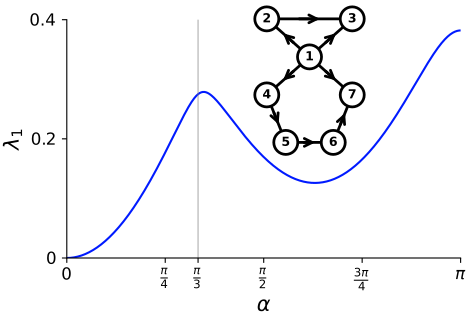

Generate this figure with Python:
import numpy as np
import networkx as nx
import matplotlib.pyplot as plt
import os
from matplotlib.colors import to_hex
from graph_drawing import draw_oriented_edges

def sheaf_laplacian(G, alpha):
    G = nx.convert_node_labels_to_integers(G)
    n = G.number_of_nodes()
    edges = list(G.edges())
    m = len(edges)
    
    B = np.zeros((m, n), dtype=complex)
    for e, (i, j) in enumerate(edges):
        # orientation: i -> j
        B[e, i] = 1
        B[e, j] = - np.exp(1j * alpha)
    
    L = B.conj().T @ B
    return L

def order_parameter(v):
    phases = np.angle(v)
    return np.abs(np.mean(np.exp(1j * phases)))


# Color settings (change NODE_COLORMAP or set env var NODE_COLORMAP=plasma, viridis, etc.)
NODE_COLORMAP = os.getenv("NODE_COLORMAP", "plasma")
NODE_COLOR_SAMPLES = {
    2: 0.22,
    3: 0.26,
    4: 0.50,
    7: 0.54,
    5: 0.78,
    6: 0.82,
}


def build_node_colors(cmap_name):
    cmap = plt.get_cmap(cmap_name)
    node_colors = {1: "#000000"}
    for node, sample in NODE_COLOR_SAMPLES.items():
        node_colors[node] = to_hex(cmap(sample))
    return node_colors

# Graph definition
n_nodes = 7
G = nx.Graph()
G.add_nodes_from(range(n_nodes))
G.add_edges_from([(0, 1), (1, 2), (2, 0), (0, 3), (3, 4), (4, 5), (5, 6), (6, 0)])

alphas = np.linspace(0, np.pi, 99)[1:-1]
mode_indices = [0]

R_values = {k: [] for k in mode_indices}
eigenvalues = {k: [] for k in mode_indices}

for alpha in alphas:
    L = sheaf_laplacian(G, alpha)
    vals, vecs = np.linalg.eigh(L)

    idxs = np.argsort(vals)
    vals = vals[idxs]
    vecs = vecs[:, idxs]

    for k in mode_indices:
        v = vecs[:, k]
        R_values[k].append(order_parameter(v))
        eigenvalues[k].append(vals[k].real)

# Dense alpha grid for eigenvalues only
alphas_dense = np.linspace(0, np.pi, 10000)[1:-1]
eigenvalues_dense = []

for alpha in alphas_dense:
    L = sheaf_laplacian(G, alpha)
    vals, _ = np.linalg.eigh(L)
    vals_sorted = np.sort(vals.real)
    eigenvalues_dense.append(vals_sorted[mode_indices[0]])

plt.rc('font', family='Helvetica', size=12)
plt.rc('mathtext', fontset='dejavusans')

# === Figure 1: Order parameter and eigenvalues ===
fig, ax = plt.subplots(figsize=(5, 3.4))

# Dense eigenvalues (background)
eigen_line, = ax.plot(alphas_dense, eigenvalues_dense, linestyle='-', alpha=1,
                      color="#001aff", label=r'$\lambda_1$')

# Critical vertical line
ax.axvline(np.pi/3, color='gray', linestyle='-', linewidth=1, alpha=0.5)

# Remove top and right spines
ax.spines['top'].set_visible(False)
ax.spines['right'].set_visible(False)

ax.set_xlabel("$\\alpha$", fontsize=15)
ax.set_ylabel("$\\lambda_1$", fontsize=15)
ax.set_xlim(0, np.pi)
ax.set_xticks([0, np.pi/4, np.pi/3, np.pi/2, 3*np.pi/4, np.pi])
ax.set_xticklabels([r"$0$", r"$\frac{\pi}{4}$", r"$\frac{\pi}{3}$",
                    r"$\frac{\pi}{2}$", r"$\frac{3\pi}{4}$", r"$\pi$"])

ax.set_ylim(0, 0.4)
ax.set_yticks(np.arange(0, 0.6, 0.2))
ax.set_yticklabels([r"$0$", r"$0.2$", r"$0.4$"])

# === Inset: graph structure ===
ax_inset = fig.add_axes([0.35, 0.45, 0.6, 0.6])  # [left, bottom, width, height] in figure coords

pos = {
    0: np.array([0, 0]),
    1: np.array([-0.9, 0.8]),
    2: np.array([0.9, 0.8]),
}

pentagon_coords = [
    (-0.9, -0.8),
    (-0.5, -1.8),
    (0.5, -1.8),
    (0.9, -0.8),
    (0, -0.5)
]

for i, coord in enumerate(pentagon_coords, start=3):
    pos[i] = np.array(coord)

node_labels = {i: str(i + 1) for i in G.nodes()}
draw_oriented_edges(G, pos=pos, ax=ax_inset, width=2, edge_color='black')
nx.draw_networkx_nodes(
    G,
    pos=pos,
    ax=ax_inset,
    node_color="#FFFFFF",
    node_size=300,
    linewidths=2,
    edgecolors='black',
)
nx.draw_networkx_labels(G, pos=pos, labels=node_labels, ax=ax_inset,
                        font_size=9, font_color='black', font_weight='bold')

ax_inset.axis('off')
ax_inset.set_aspect('equal')
ax_inset.margins(0.25)
for artist in ax_inset.get_children():
    artist.set_clip_on(False)

plt.tight_layout()
plt.savefig("fig3.pdf", dpi=300, bbox_inches='tight')
